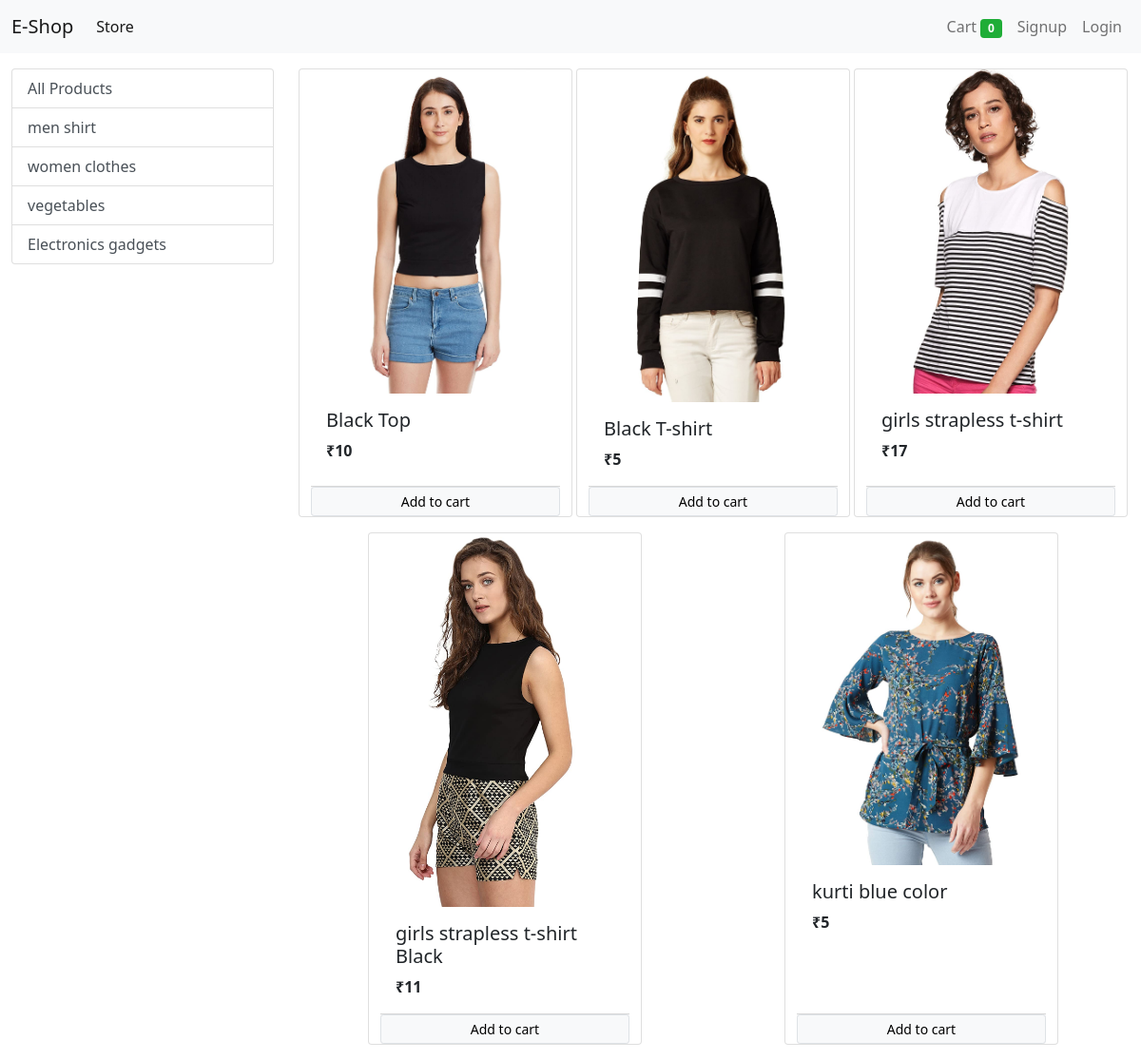
The app's page /?category=2 with its own data.
### store/models/category.py (models this page shows, shortened)
class Category(models.Model):
	name = models.CharField(max_length = 40)
	@staticmethod
	def get_all_categories():
		return Category.objects.all()

### store/models/product.py (models this page shows, shortened)
class Product(models.Model):
	name = models.CharField(max_length=50)
	price = models.IntegerField(default=0)
	category = models.ForeignKey(Category, on_delete=models.CASCADE , default=1)
	descriptin = models.CharField(max_length=200 , default='' , null=True , blank=True)
	image = models.ImageField( upload_to = 'products/upload' )
	@staticmethod
	def get_all_products_by_categoryid (category_id) :
		if category_id:
			return Product.objects.filter(category = category_id)
		else:
			return Product.get_all_products();

### store/views/home.py (the view, shortened to what this page needs)
# urls.py: path('', Index.as_view() , name='homepage'),
class Index(View):
	def get( self , request):
		cart = request.session.get('cart')
		if not cart:
			request.session['cart'] = {}
		products = None
		categories = Category.get_all_categories ( )
		categoryID = request.GET.get ( 'category' )
		if categoryID :
			products = Product.get_all_products_by_categoryid ( categoryID )
		else :
			products = Product.get_all_products ( ) ;
		data = { }
		data [ 'products' ] = products
		data [ 'categories' ] = categories
		print ( "You are: " , request.session.get('email'))
		return render( request , 'index.html' , data )

### store/templatetags/cart.py (called while the page is built)
@register.filter(name='is_in_cart')
def is_in_cart(product, cart):
    keys = cart.keys()
    for id in keys:
        if int(id) == product.id:
            return True
    return False;

### store/templatetags/custom_filter.py (called while the page is built)
@register.filter(name='currency')
def currency(number):
    return "₹"+str(number)

### store/templates/index.html (shortened to what this page needs)
{% extends 'base.html' %}
{% block content %}
{% load cart %}
{% load custom_filter %}
<div class="container-fluid mt-3">
  <div class="row">
    <div class="col-lg-3 mx-auto">
      <div class="list-group">
        <a href="/"
         class="list-group-item list-group-item-action ">All Products</a>
        {% for category in categories %}
        <a href="/?category={{category.id}}"
         class="list-group-item list-group-item-action ">{{category.name}}</a>
        {% endfor %}
      </div>
    </div>
    <div id="products" class="col-lg-9 mx-auto">
      <div class="row mx-auto">
        {% for product in products %}
        <div class="card mx-auto mb-3" id={{product.id}} style="width: 18rem;">
          <img src="{{product.image.url}}" class="card-img-top" alt="image
            loading">
          <div class="card-body">
            <h5 class="card-title">{{product.name}}</h5>
            <p class="card-text"><b>{{product.price|currency}}</b></p>
          </div>
          <div class="card-footer p-0 no-gutters">
          {% if product|is_in_cart:request.session.cart %}
            <div class="row no-gutters">
              <form action="/#{{product.id}}" class="col-2" method="POST">
                {% csrf_token %}
                <input hidden type="text"  name="product" value="{{product.id}}">
                <input hidden type="text"  name="remove" value="True">
            <input type="submit" value=" - " class=" btn btn-block btn-secondary">
               </form>
               <div class="text-center col">{{product|cart_quantity:request.session.cart}} in cart</div>
               <form action="/#{{product.id}}" class="col-2" method="POST">
                  {% csrf_token %}
                  <input hidden type="text"  name="product" value="{{product.id}}">
                  <input type="submit" value=" + " class=" btn btn-block btn-secondary">
                 </form>
                </div>
            {% else %}
            <form action="/#{{product.id}}" method="POST" class="btn-block">
              <input type="submit" class="btn btn-light border btn-sm btn-block form-control" value="Add to cart"></input>
            </form>
            {% endif %}
          </div>
        </div>
        {% endfor %}
      </div>
    </div>
  </div>
</div>
{% endblock %}

### records on screen
Category: name "men shirt"
Category: name "women clothes"
Category: name "vegetables"
Category: name "Electronics gadgets"
Product: image (picture), name "Black Top", price "₹10"
Product: image (picture), name "Black T-shirt", price "₹5"
Product: image (picture), name "girls strapless t-shirt", price "₹17"
Product: image (picture), name "girls strapless t-shirt Black", price "₹11"
Product: image (picture), name "kurti blue color", price "₹5"

### other values on screen
{{ request.session.cart.keys|length }} "0"
